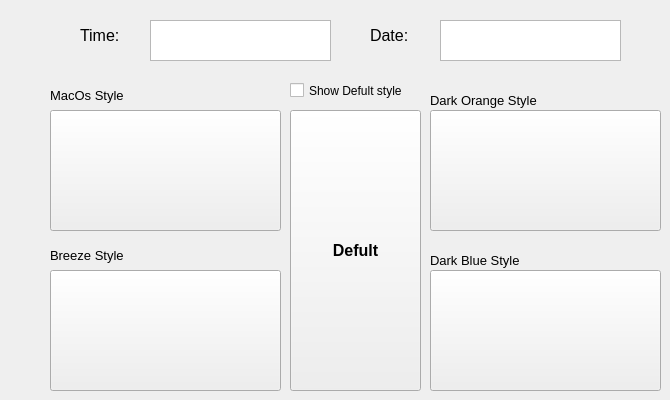
    <widget class="QWidget" name="tab_3">
     <attribute name="title">
      <string>THEMES</string>
     </attribute>
     <widget class="QCheckBox" name="checkBox">
      <property name="geometry">
       <rect>
        <x>290</x>
        <y>80</y>
        <width>131</width>
        <height>21</height>
       </rect>
      </property>
      <property name="cursor">
       <cursorShape>PointingHandCursor</cursorShape>
      </property>
      <property name="text">
       <string>Show Defult style</string>
      </property>
     </widget>
     <widget class="QPushButton" name="pushButton_10">
      <property name="geometry">
       <rect>
        <x>290</x>
        <y>110</y>
        <width>131</width>
        <height>281</height>
       </rect>
      </property>
      <property name="maximumSize">
       <size>
        <width>963</width>
        <height>390</height>
       </size>
      </property>
      <property name="font">
       <font>
        <pointsize>12</pointsize>
        <weight>75</weight>
        <bold>true</bold>
       </font>
      </property>
      <property name="cursor">
       <cursorShape>PointingHandCursor</cursorShape>
      </property>
      <property name="styleSheet">
       <string notr="true"/>
      </property>
      <property name="text">
       <string>Defult</string>
      </property>
     </widget>
     <widget class="QLabel" name="label_16">
      <property name="geometry">
       <rect>
        <x>80</x>
        <y>20</y>
        <width>55</width>
        <height>31</height>
       </rect>
      </property>
      <property name="font">
       <font>
        <pointsize>12</pointsize>
       </font>
      </property>
      <property name="text">
       <string>Time:</string>
      </property>
     </widget>
     <widget class="QTextBrowser" name="textBrowser_6">
      <property name="geometry">
       <rect>
        <x>150</x>
        <y>20</y>
        <width>181</width>
        <height>41</height>
       </rect>
      </property>
      <property name="maximumSize">
       <size>
        <width>16777215</width>
        <height>41</height>
       </size>
      </property>
      <property name="font">
       <font>
        <family>MS Shell Dlg 2</family>
        <pointsize>15</pointsize>
       </font>
      </property>
      <property name="focusPolicy">
       <enum>Qt::NoFocus</enum>
      </property>
      <property name="verticalScrollBarPolicy">
       <enum>Qt::ScrollBarAlwaysOff</enum>
      </property>
      <property name="horizontalScrollBarPolicy">
       <enum>Qt::ScrollBarAlwaysOff</enum>
      </property>
      <property name="sizeAdjustPolicy">
       <enum>QAbstractScrollArea::AdjustIgnored</enum>
      </property>
      <property name="html">
       <string>&lt;!DOCTYPE HTML PUBLIC &quot;-//W3C//DTD HTML 4.0//EN&quot; &quot;http://www.w3.org/TR/REC-html40/strict.dtd&quot;&gt;
&lt;html&gt;&lt;head&gt;&lt;meta name=&quot;qrichtext&quot; content=&quot;1&quot; /&gt;&lt;style type=&quot;text/css&quot;&gt;
p, li { white-space: pre-wrap; }
&lt;/style&gt;&lt;/head&gt;&lt;body style=&quot; font-family:'MS Shell Dlg 2'; font-size:15pt; font-weight:400; font-style:normal;&quot;&gt;
&lt;p align=&quot;justify&quot; style=&quot;-qt-paragraph-type:empty; margin-top:0px; margin-bottom:0px; margin-left:0px; margin-right:0px; -qt-block-indent:0; text-indent:0px; font-family:'MS Serif'; font-size:20pt;&quot;&gt;&lt;br /&gt;&lt;/p&gt;&lt;/body&gt;&lt;/html&gt;</string>
      </property>
     </widget>
     <widget class="QTextBrowser" name="textBrowser_9">
      <property name="geometry">
       <rect>
        <x>440</x>
        <y>20</y>
        <width>181</width>
        <height>41</height>
       </rect>
      </property>
      <property name="maximumSize">
       <size>
        <width>16777215</width>
        <height>45</height>
       </size>
      </property>
      <property name="font">
       <font>
        <family>MS Shell Dlg 2</family>
        <pointsize>15</pointsize>
       </font>
      </property>
      <property name="focusPolicy">
       <enum>Qt::NoFocus</enum>
      </property>
      <property name="verticalScrollBarPolicy">
       <enum>Qt::ScrollBarAlwaysOff</enum>
      </property>
      <property name="horizontalScrollBarPolicy">
       <enum>Qt::ScrollBarAlwaysOff</enum>
      </property>
      <property name="sizeAdjustPolicy">
       <enum>QAbstractScrollArea::AdjustIgnored</enum>
      </property>
      <property name="html">
       <string>&lt;!DOCTYPE HTML PUBLIC &quot;-//W3C//DTD HTML 4.0//EN&quot; &quot;http://www.w3.org/TR/REC-html40/strict.dtd&quot;&gt;
&lt;html&gt;&lt;head&gt;&lt;meta name=&quot;qrichtext&quot; content=&quot;1&quot; /&gt;&lt;style type=&quot;text/css&quot;&gt;
p, li { white-space: pre-wrap; }
&lt;/style&gt;&lt;/head&gt;&lt;body style=&quot; font-family:'MS Shell Dlg 2'; font-size:15pt; font-weight:400; font-style:normal;&quot;&gt;
&lt;p align=&quot;center&quot; style=&quot;-qt-paragraph-type:empty; margin-top:0px; margin-bottom:0px; margin-left:0px; margin-right:0px; -qt-block-indent:0; text-indent:0px; font-family:'MS Serif'; font-size:20pt;&quot;&gt;&lt;br /&gt;&lt;/p&gt;&lt;/body&gt;&lt;/html&gt;</string>
      </property>
     </widget>
     <widget class="QLabel" name="label_17">
      <property name="geometry">
       <rect>
        <x>370</x>
        <y>20</y>
        <width>55</width>
        <height>31</height>
       </rect>
      </property>
      <property name="font">
       <font>
        <pointsize>12</pointsize>
       </font>
      </property>
      <property name="text">
       <string>Date:</string>
      </property>
     </widget>
     <widget class="QPushButton" name="pushButton_4">
      <property name="geometry">
       <rect>
        <x>50</x>
        <y>110</y>
        <width>231</width>
        <height>121</height>
       </rect>
      </property>
      <property name="maximumSize">
       <size>
        <width>963</width>
        <height>390</height>
       </size>
      </property>
      <property name="font">
       <font>
        <pointsize>12</pointsize>
        <weight>75</weight>
        <bold>true</bold>
       </font>
      </property>
      <property name="cursor">
       <cursorShape>PointingHandCursor</cursorShape>
      </property>
      <property name="styleSheet">
       <string notr="true">image: url(:/icons/icons/MacOs.png);</string>
      </property>
      <property name="text">
       <string/>
      </property>
     </widget>
     <widget class="QPushButton" name="pushButton_5">
      <property name="geometry">
       <rect>
        <x>50</x>
        <y>270</y>
        <width>231</width>
        <height>121</height>
       </rect>
      </property>
      <property name="maximumSize">
       <size>
        <width>963</width>
        <height>390</height>
       </size>
      </property>
      <property name="font">
       <font>
        <pointsize>12</pointsize>
        <weight>75</weight>
        <bold>true</bold>
       </font>
      </property>
      <property name="cursor">
       <cursorShape>PointingHandCursor</cursorShape>
      </property>
      <property name="styleSheet">
       <string notr="true">image: url(:/icons/icons/Breeze.png);</string>
      </property>
      <property name="text">
       <string/>
      </property>
     </widget>
     <widget class="QPushButton" name="pushButton_8">
      <property name="geometry">
       <rect>
        <x>430</x>
        <y>110</y>
        <width>231</width>
        <height>121</height>
       </rect>
      </property>
      <property name="maximumSize">
       <size>
        <width>963</width>
        <height>390</height>
       </size>
      </property>
      <property name="font">
       <font>
        <pointsize>12</pointsize>
        <weight>75</weight>
        <bold>true</bold>
       </font>
      </property>
      <property name="cursor">
       <cursorShape>PointingHandCursor</cursorShape>
      </property>
      <property name="styleSheet">
       <string notr="true">image: url(:/icons/icons/DarkO.png);</string>
      </property>
      <property name="text">
       <string/>
      </property>
     </widget>
     <widget class="QPushButton" name="pushButton_9">
      <property name="geometry">
       <rect>
        <x>430</x>
        <y>270</y>
        <width>231</width>
        <height>121</height>
       </rect>
      </property>
      <property name="maximumSize">
       <size>
        <width>963</width>
        <height>390</height>
       </size>
      </property>
      <property name="font">
       <font>
        <pointsize>12</pointsize>
        <weight>75</weight>
        <bold>true</bold>
       </font>
      </property>
      <property name="cursor">
       <cursorShape>PointingHandCursor</cursorShape>
      </property>
      <property name="styleSheet">
       <string notr="true">image: url(:/icons/icons/DarkB.png);</string>
      </property>
      <property name="text">
       <string/>
      </property>
     </widget>
     <widget class="QLabel" name="label_23">
      <property name="geometry">
       <rect>
        <x>50</x>
        <y>80</y>
        <width>101</width>
        <height>31</height>
       </rect>
      </property>
      <property name="font">
       <font>
        <pointsize>10</pointsize>
        <weight>50</weight>
        <bold>false</bold>
       </font>
      </property>
      <property name="text">
       <string>MacOs Style</string>
      </property>
     </widget>
     <widget class="QLabel" name="label_24">
      <property name="geometry">
       <rect>
        <x>430</x>
        <y>90</y>
        <width>141</width>
        <height>20</height>
       </rect>
      </property>
      <property name="font">
       <font>
        <pointsize>10</pointsize>
        <weight>50</weight>
        <bold>false</bold>
       </font>
      </property>
      <property name="text">
       <string>Dark Orange Style</string>
      </property>
     </widget>
     <widget class="QLabel" name="label_25">
      <property name="geometry">
       <rect>
        <x>430</x>
        <y>250</y>
        <width>141</width>
        <height>20</height>
       </rect>
      </property>
      <property name="font">
       <font>
        <pointsize>10</pointsize>
        <weight>50</weight>
        <bold>false</bold>
       </font>
      </property>
      <property name="text">
       <string>Dark Blue Style</string>
      </property>
     </widget>
     <widget class="QLabel" name="label_26">
      <property name="geometry">
       <rect>
        <x>50</x>
        <y>240</y>
        <width>101</width>
        <height>31</height>
       </rect>
      </property>
      <property name="font">
       <font>
        <pointsize>10</pointsize>
        <weight>50</weight>
        <bold>false</bold>
       </font>
      </property>
      <property name="text">
       <string>Breeze Style</string>
      </property>
     </widget>
    </widget>
